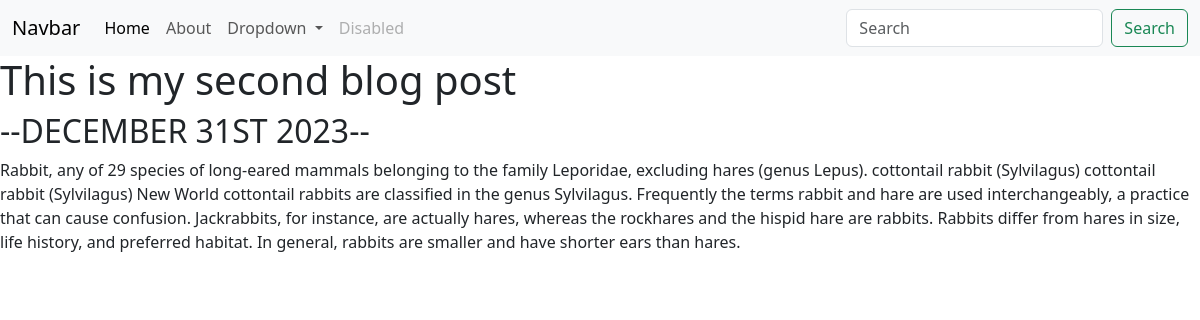
The app's page /blog2 with its own data.
### blog/models.py (models this page shows, shortened)
class Blog(models.Model):
    title = models.CharField(max_length=200)
    description = models.TextField()
    date = models.DateField()

### blog/views.py (the view)
# urls.py: path("<int:blog_id>", views.detail, name="detail"),
def detail(request, blog_id):
    blog = get_object_or_404(Blog, pk=blog_id)  # pk is primary key
    return render(request, "blog/detail.html", {"blog": blog})

### blog/templates/blog/detail.html
{% extends 'portfolio/base.html'%} {% block content %}
<!DOCTYPE html>
<h1>{{ blog.title }}</h1>
<h2>--{{ blog.date|date:'F jS Y' | upper }}--</h2>
<p>{{ blog.description | safe }}</p>
{% endblock %}

### records on screen
Blog: title "This is my second blog post", date "DECEMBER 31ST 2023", description "Rabbit, any of 29 species of long-eared mammals belonging to the family Leporidae, excluding hares (genus Lepus). cottontail rabbit (Sylvilagus) cottontail rabbit (Sylvilagus) New World cottontail rabbits are classified in the genus Sylvilagus. Frequently the terms rabbit and hare are used interchangeably, a practice that can cause confusion. Jackrabbits, for instance, are actually hares, whereas the rockhares and the hispid hare are rabbits. Rabbits differ from hares in size, life history, and preferred habitat. In general, rabbits are smaller and have shorter ears than hares."
